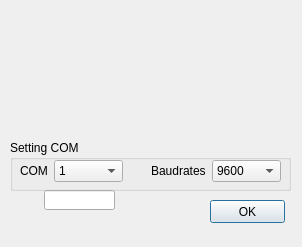
<?xml version="1.0" encoding="UTF-8"?>
<ui version="4.0">
 <class>setCom</class>
 <widget class="QDialog" name="setCom">
  <property name="geometry">
   <rect>
    <x>0</x>
    <y>0</y>
    <width>302</width>
    <height>247</height>
   </rect>
  </property>
  <property name="windowTitle">
   <string>Dialog</string>
  </property>
  <widget class="QGroupBox" name="groupBox">
   <property name="geometry">
    <rect>
     <x>10</x>
     <y>140</y>
     <width>281</width>
     <height>51</height>
    </rect>
   </property>
   <property name="title">
    <string>Setting COM</string>
   </property>
   <widget class="QWidget" name="layoutWidget">
    <property name="geometry">
     <rect>
      <x>10</x>
      <y>20</y>
      <width>261</width>
      <height>22</height>
     </rect>
    </property>
    <layout class="QHBoxLayout" name="horizontalLayout">
     <item>
      <widget class="QLabel" name="label">
       <property name="text">
        <string>COM</string>
       </property>
      </widget>
     </item>
     <item>
      <widget class="QComboBox" name="serialcomboBox">
       <property name="minimumSize">
        <size>
         <width>69</width>
         <height>20</height>
        </size>
       </property>
       <item>
        <property name="text">
         <string>1</string>
        </property>
       </item>
       <item>
        <property name="text">
         <string>2</string>
        </property>
       </item>
       <item>
        <property name="text">
         <string>3</string>
        </property>
       </item>
       <item>
        <property name="text">
         <string>4</string>
        </property>
       </item>
       <item>
        <property name="text">
         <string>5</string>
        </property>
       </item>
       <item>
        <property name="text">
         <string>6</string>
        </property>
       </item>
       <item>
        <property name="text">
         <string>7</string>
        </property>
       </item>
       <item>
        <property name="text">
         <string>8</string>
        </property>
       </item>
       <item>
        <property name="text">
         <string>9</string>
        </property>
       </item>
       <item>
        <property name="text">
         <string>10</string>
        </property>
       </item>
       <item>
        <property name="text">
         <string>11</string>
        </property>
       </item>
       <item>
        <property name="text">
         <string>12</string>
        </property>
       </item>
       <item>
        <property name="text">
         <string>13</string>
        </property>
       </item>
       <item>
        <property name="text">
         <string>14</string>
        </property>
       </item>
      </widget>
     </item>
     <item>
      <spacer name="horizontalSpacer">
       <property name="orientation">
        <enum>Qt::Horizontal</enum>
       </property>
       <property name="sizeHint" stdset="0">
        <size>
         <width>40</width>
         <height>20</height>
        </size>
       </property>
      </spacer>
     </item>
     <item>
      <widget class="QLabel" name="label_2">
       <property name="text">
        <string>Baudrates</string>
       </property>
      </widget>
     </item>
     <item>
      <widget class="QComboBox" name="BandcomboBox">
       <property name="minimumSize">
        <size>
         <width>69</width>
         <height>20</height>
        </size>
       </property>
       <item>
        <property name="text">
         <string>9600</string>
        </property>
       </item>
       <item>
        <property name="text">
         <string>19200</string>
        </property>
       </item>
       <item>
        <property name="text">
         <string>28800</string>
        </property>
       </item>
       <item>
        <property name="text">
         <string>38400</string>
        </property>
       </item>
       <item>
        <property name="text">
         <string>57600</string>
        </property>
       </item>
       <item>
        <property name="text">
         <string>115200</string>
        </property>
       </item>
       <item>
        <property name="text">
         <string>230400</string>
        </property>
       </item>
       <item>
        <property name="text">
         <string>460800</string>
        </property>
       </item>
       <item>
        <property name="text">
         <string>921600</string>
        </property>
       </item>
      </widget>
     </item>
    </layout>
   </widget>
  </widget>
  <widget class="QPushButton" name="okpushButton">
   <property name="geometry">
    <rect>
     <x>210</x>
     <y>200</y>
     <width>75</width>
     <height>23</height>
    </rect>
   </property>
   <property name="text">
    <string>OK</string>
   </property>
  </widget>
  <widget class="QLineEdit" name="portStrEdit">
   <property name="geometry">
    <rect>
     <x>44</x>
     <y>190</y>
     <width>71</width>
     <height>20</height>
    </rect>
   </property>
  </widget>
 </widget>
 <resources/>
 <connections/>
</ui>
